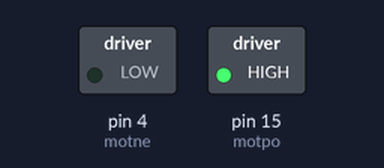
This sketch was run on a simulated Arduino Uno, built with avr-gcc and run on an emulated ATmega328P. Shown: switched loads named in the sketch (green lamp = pin HIGH).

Above: at 1.0 s.
At 2.5 s:
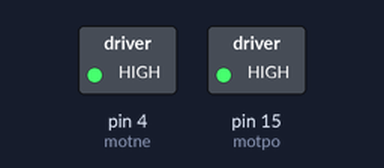
At 4.0 s:
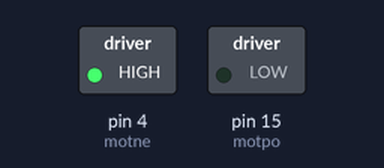
Timing chart, 0 to 7.8 s (numbered marks = the images above):
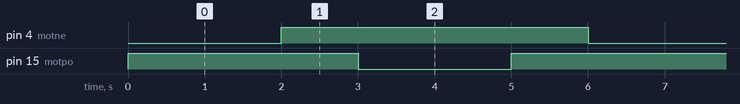

The sketch:

motor.ino
```cpp
int r = 1;

int motpo =15;
int motne = 4;


void setup()
{
  pinMode(motpo,OUTPUT);
  pinMode(motne,OUTPUT);
}

void loop()
{

r = r + 1;

if (r%2==0)
{
  digitalWrite(motpo,HIGH);
  digitalWrite(motne,LOW);
  delay(2000);
  digitalWrite(motpo,HIGH);
  digitalWrite(motne,HIGH);
  delay(1000);
}

else
{
  digitalWrite(motpo,LOW);
  digitalWrite(motne,HIGH);
  delay(2000);
  digitalWrite(motpo,HIGH);
  digitalWrite(motne,HIGH);
  delay(1000);
}
}
```

Measured:
- by itself, pin 4 (motne): alternates HIGH for 4.0 s and LOW for 2.0 s
- by itself, pin 15 (motpo): repeats every 6.0 s: LOW 2.0 s, HIGH 4.0 s
- by itself, everything shown: repeats every 6.0 s, in 4 steps
